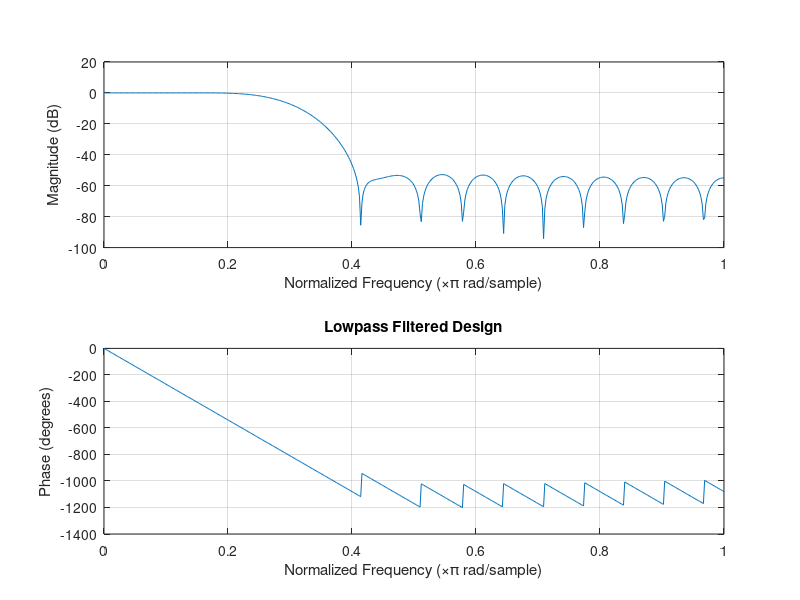
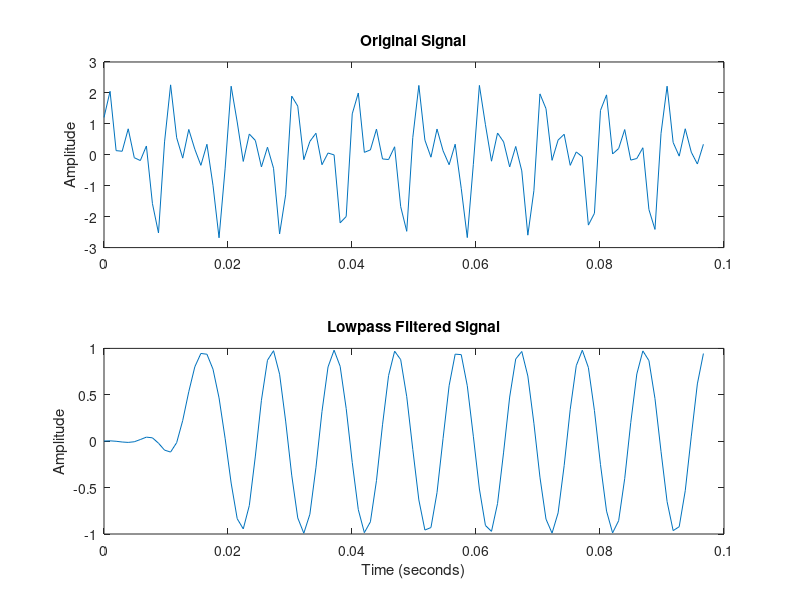
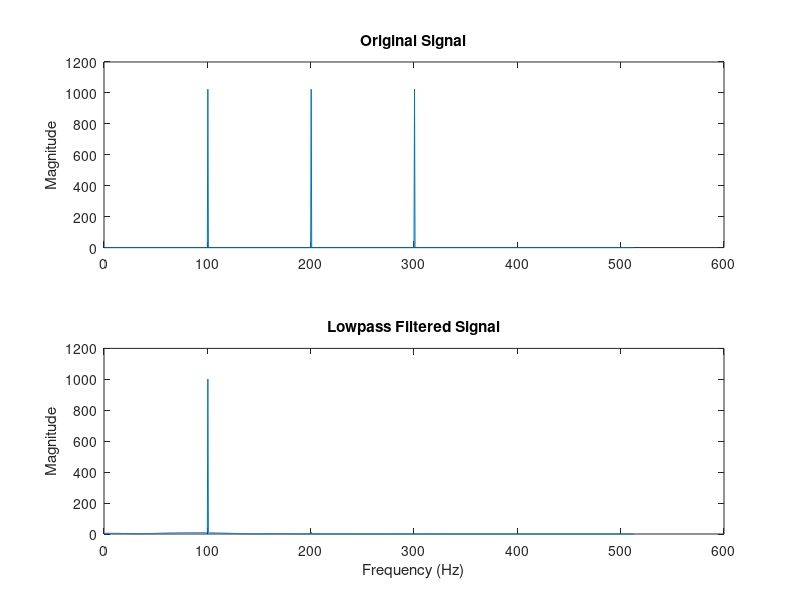

The MATLAB source for these figures, in order:
%% 离散的滤波
%% 信号

%% 信号波形 
%f1 频率1
f1=100;
ph1=0;
%f2 频率2
f2=200;
ph2=pi/6;
%f3 频率3
f3=300;
ph3=pi/4;

Sig =@(timeVec)(sin(2*pi*f1*timeVec + ph1) + sin(2*pi*f2*timeVec + ph2)+ ...
    sin(2*pi*f3*timeVec + ph3));


%% 信号抽样参数
% Instantaneous frequency after 1 sec is 
maxFreq = max([f1, f2, f3]);
samplFreq = 1024;%5*maxFreq;%样本频率
samplIntrvl = 1/samplFreq;%样本时间间隔
nSamples= 2048;%samplFreq;%样本数量
%样本时间=样数量/样本频率=样本数量*样本时间间隔

% Time samples 时间序列
timeVec= (0:(nSamples-1))/samplFreq;%抽样时间序列
% signal samples 信号样本序列
sigVec=Sig(timeVec);

 
%% 滤波处理 lowpass
%Remove frequencies above half the maximum frequency
% Design low pass filter 低通滤波器设计
filtOrdr = 30;
% 横轴频率空间范围 samplFreq/2
% 归一化 1/(samplFreq/2)
b = fir1(filtOrdr,(f1+f2)/2/(samplFreq/2));
F0=figure;
freqz(b,1);
title('Lowpass Filtered Design')
saveas(F0,'LowpassDesign.jpg');
% Apply filter
filtSig = fftfilt(b,sigVec);

 %% Plots 绘制滤波前后对比图
F1=figure;
subplot(2,1,1);
plot(timeVec(1:100),sigVec(1:100));
title('Original Signal')
ylabel('Amplitude');
subplot(2,1,2); 
plot(timeVec(1:100),filtSig(1:100));
title('Lowpass Filtered Signal')
xlabel('Time (seconds)');
ylabel('Amplitude');
saveas(F1,'LowpassSig.jpg');

%% FFT of signal 信号的快速傅里叶变换前后对比图
 % 信号的傅里叶变换
 % 滤波前
 fftSig = fft(sigVec);
 % 滤波后
 fftfiltSig = fft(filtSig);
 
 % 频率空间序列
 posFreq=(1:(floor(nSamples/2)+1))*(samplFreq/nSamples);

%Plot periodogram
nposFreq=length(posFreq);
F2=figure;
subplot(2,1,1);
plot(posFreq,abs(fftSig(1:nposFreq)));
ylabel('Magnitude');
title('Original Signal')
subplot(2,1,2);
plot(posFreq,abs(fftfiltSig(1:nposFreq)));
title('Lowpass Filtered Signal')
xlabel('Frequency (Hz)');
ylabel('Magnitude');
saveas(F2,'LowpassfftSig.jpg');
